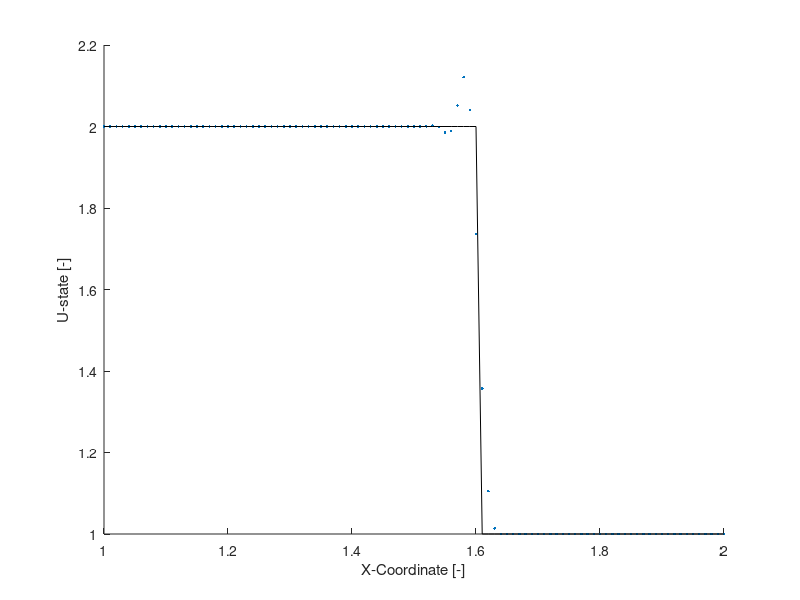

MATLAB code to generate this figure: (Note: this script raises an error after producing the figure.)
%% 1D Linear Advection Equation
%
% du/dt + a du/dx = 0
%
% Subroutine to solve using a TVD scheme
% by Manuel Diaz, manuel.ade'at'gmail.com 
% Institute of Applied Mechanics, 2012.08.10

clear all; close all; clc;

%% Parameters
a = 0.5;
dx = 0.01;
cfl = 0.8;
dt = cfl*dx/a;
t_end = 0.2;

%% Discretization of Domain
x = 1:dx:2;
t = 0:dt:t_end;

%% Initial Condition
n = length(x);
%u_0 = zeros(1,n);
u_0(1:ceil(n/2)) = 2;
u_0((ceil(n/2)+1):n) = 1;

%% Main Loop
u = u_0; % Load initial condition into the domain
u_next = zeros(1,n);
for k = t
    for j = 2:n-1
        %u_next(j) = u(j) - a*dt/dx*(u(j)-u(j-1)); % Upwind
        u_next(j) = u(j) - dt/(2*dx)*a*(u(j+1)-u(j-1)) ...
            +(dt^2/2)/(dx^2)*(a^2)*(u(j+1)-2*u(j)+u(j-1)); % LW
    end
    % BC
    u_next(1) = u_next(2);
    u_next(n) = u_next(n-1);
    % UPDATE info
    u = u_next(1:n);
end

%% Exact Solution
x_exact = 1.5 + a*t_end;
u_exact = zeros(1,n);
for j = 1:n
    if x(j) <= x_exact
    u_exact(j) = 2;
    else
    u_exact(j) = 1;
    end
end
    
%% Plot Results
hold on
plot(x,u,'.'); plot(x,u_exact,'k'); xlabel('X-Coordinate [-]'); 
ylabel('U-state [-]'); yLim([0,2.5]); title 'TVD';
hold off
